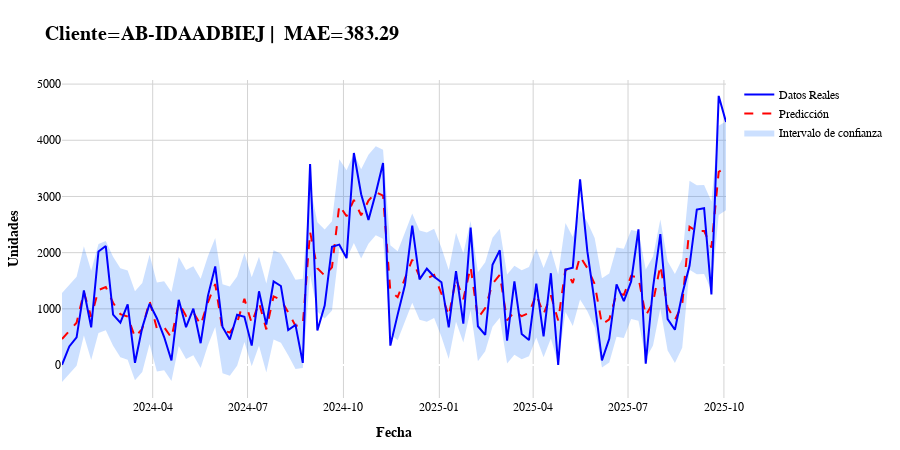

The code cell stored with this chart in its notebook:
### Code cell
plot_confidence_styled(train, Cliente='AB-IDAADBIEJ')
